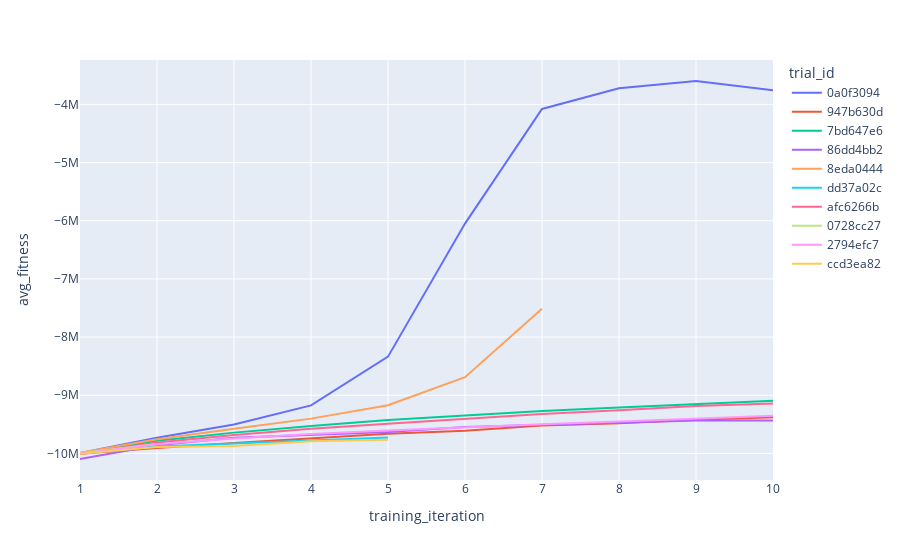

Notebook cell for this chart:
### Code cell
top_runs = analysis.dataframe().sort_values("avg_fitness", ascending=False).head(10)["trial_id"].to_list()

fig = px.line(
    data_frame=pd.concat(analysis.trial_dataframes.values()).query(
        "trial_id in @top_runs"
    ),
    x="training_iteration",
    y="avg_fitness",
    color="trial_id",
)
fig.show()

### Figure 1 — Plotly figure (JSON) as saved in the notebook; plotly's stock layout.template omitted (floating-point values rounded to 4 significant figures)
{"data": [{"hovertemplate": "trial_id=0a0f3094<br>training_iteration=%{x}<br>avg_fitness=%{y}<extra></extra>", "legendgroup": "0a0f3094", "line": {"color": "#636efa", "dash": "solid"}, "marker": {"symbol": "circle"}, "mode": "lines", "name": "0a0f3094", "orientation": "v", "showlegend": true, "type": "scatter", "x": [1, 2, 3, 4, 5, 6, 7, 8, 9, 10], "xaxis": "x", "y": [-9993000.0, -9732000.0, -9503000.0, -9173000.0, -8336000.0, -6049000.0, -4079000.0, -3722000.0, -3599000.0, -3758000.0], "yaxis": "y"}, {"hovertemplate": "trial_id=947b630d<br>training_iteration=%{x}<br>avg_fitness=%{y}<extra></extra>", "legendgroup": "947b630d", "line": {"color": "#EF553B", "dash": "solid"}, "marker": {"symbol": "circle"}, "mode": "lines", "name": "947b630d", "orientation": "v", "showlegend": true, "type": "scatter", "x": [1, 2, 3, 4, 5, 6, 7, 8, 9, 10], "xaxis": "x", "y": [-10010000.0, -9905000.0, -9819000.0, -9743000.0, -9660000.0, -9609000.0, -9519000.0, -9480000.0, -9422000.0, -9379000.0], "yaxis": "y"}, {"hovertemplate": "trial_id=7bd647e6<br>training_iteration=%{x}<br>avg_fitness=%{y}<extra></extra>", "legendgroup": "7bd647e6", "line": {"color": "#00cc96", "dash": "solid"}, "marker": {"symbol": "circle"}, "mode": "lines", "name": "7bd647e6", "orientation": "v", "showlegend": true, "type": "scatter", "x": [1, 2, 3, 4, 5, 6, 7, 8, 9, 10], "xaxis": "x", "y": [-9995000.0, -9781000.0, -9642000.0, -9526000.0, -9425000.0, -9341000.0, -9270000.0, -9210000.0, -9150000.0, -9095000.0], "yaxis": "y"}, {"hovertemplate": "trial_id=86dd4bb2<br>training_iteration=%{x}<br>avg_fitness=%{y}<extra></extra>", "legendgroup": "86dd4bb2", "line": {"color": "#ab63fa", "dash": "solid"}, "marker": {"symbol": "circle"}, "mode": "lines", "name": "86dd4bb2", "orientation": "v", "showlegend": true, "type": "scatter", "x": [1, 2, 3, 4, 5, 6, 7, 8, 9, 10], "xaxis": "x", "y": [-10100000.0, -9860000.0, -9732000.0, -9684000.0, -9631000.0, -9544000.0, -9504000.0, -9465000.0, -9434000.0, -9435000.0], "yaxis": "y"}, {"hovertemplate": "trial_id=8eda0444<br>training_iteration=%{x}<br>avg_fitness=%{y}<extra></extra>", "legendgroup": "8eda0444", "line": {"color": "#FFA15A", "dash": "solid"}, "marker": {"symbol": "circle"}, "mode": "lines", "name": "8eda0444", "orientation": "v", "showlegend": true, "type": "scatter", "x": [1, 2, 3, 4, 5, 6, 7], "xaxis": "x", "y": [-9988000.0, -9757000.0, -9575000.0, -9401000.0, -9170000.0, -8688000.0, -7513000.0], "yaxis": "y"}, {"hovertemplate": "trial_id=dd37a02c<br>training_iteration=%{x}<br>avg_fitness=%{y}<extra></extra>", "legendgroup": "dd37a02c", "line": {"color": "#19d3f3", "dash": "solid"}, "marker": {"symbol": "circle"}, "mode": "lines", "name": "dd37a02c", "orientation": "v", "showlegend": true, "type": "scatter", "x": [1, 2, 3, 4, 5], "xaxis": "x", "y": [-9997000.0, -9880000.0, -9827000.0, -9772000.0, -9728000.0], "yaxis": "y"}, {"hovertemplate": "trial_id=afc6266b<br>training_iteration=%{x}<br>avg_fitness=%{y}<extra></extra>", "legendgroup": "afc6266b", "line": {"color": "#FF6692", "dash": "solid"}, "marker": {"symbol": "circle"}, "mode": "lines", "name": "afc6266b", "orientation": "v", "showlegend": true, "type": "scatter", "x": [1, 2, 3, 4, 5, 6, 7, 8, 9, 10], "xaxis": "x", "y": [-10010000.0, -9810000.0, -9681000.0, -9575000.0, -9491000.0, -9403000.0, -9321000.0, -9258000.0, -9184000.0, -9142000.0], "yaxis": "y"}, {"hovertemplate": "trial_id=0728cc27<br>training_iteration=%{x}<br>avg_fitness=%{y}<extra></extra>", "legendgroup": "0728cc27", "line": {"color": "#B6E880", "dash": "solid"}, "marker": {"symbol": "circle"}, "mode": "lines", "name": "0728cc27", "orientation": "v", "showlegend": true, "type": "scatter", "x": [1, 2], "xaxis": "x", "y": [-9993000.0, -9835000.0], "yaxis": "y"}, {"hovertemplate": "trial_id=2794efc7<br>training_iteration=%{x}<br>avg_fitness=%{y}<extra></extra>", "legendgroup": "2794efc7", "line": {"color": "#FF97FF", "dash": "solid"}, "marker": {"symbol": "circle"}, "mode": "lines", "name": "2794efc7", "orientation": "v", "showlegend": true, "type": "scatter", "x": [1, 2, 3, 4, 5, 6, 7, 8, 9, 10], "xaxis": "x", "y": [-10000000.0, -9840000.0, -9744000.0, -9665000.0, -9606000.0, -9546000.0, -9497000.0, -9450000.0, -9404000.0, -9353000.0], "yaxis": "y"}, {"hovertemplate": "trial_id=ccd3ea82<br>training_iteration=%{x}<br>avg_fitness=%{y}<extra></extra>", "legendgroup": "ccd3ea82", "line": {"color": "#FECB52", "dash": "solid"}, "marker": {"symbol": "circle"}, "mode": "lines", "name": "ccd3ea82", "orientation": "v", "showlegend": true, "type": "scatter", "x": [1, 2, 3, 4, 5], "xaxis": "x", "y": [-10010000.0, -9888000.0, -9872000.0, -9788000.0, -9764000.0], "yaxis": "y"}], "layout": {"legend": {"title": {"text": "trial_id"}, "tracegroupgap": 0}, "margin": {"t": 60}, "xaxis": {"anchor": "y", "domain": [0, 1], "title": {"text": "training_iteration"}}, "yaxis": {"anchor": "x", "domain": [0, 1], "title": {"text": "avg_fitness"}}}}
